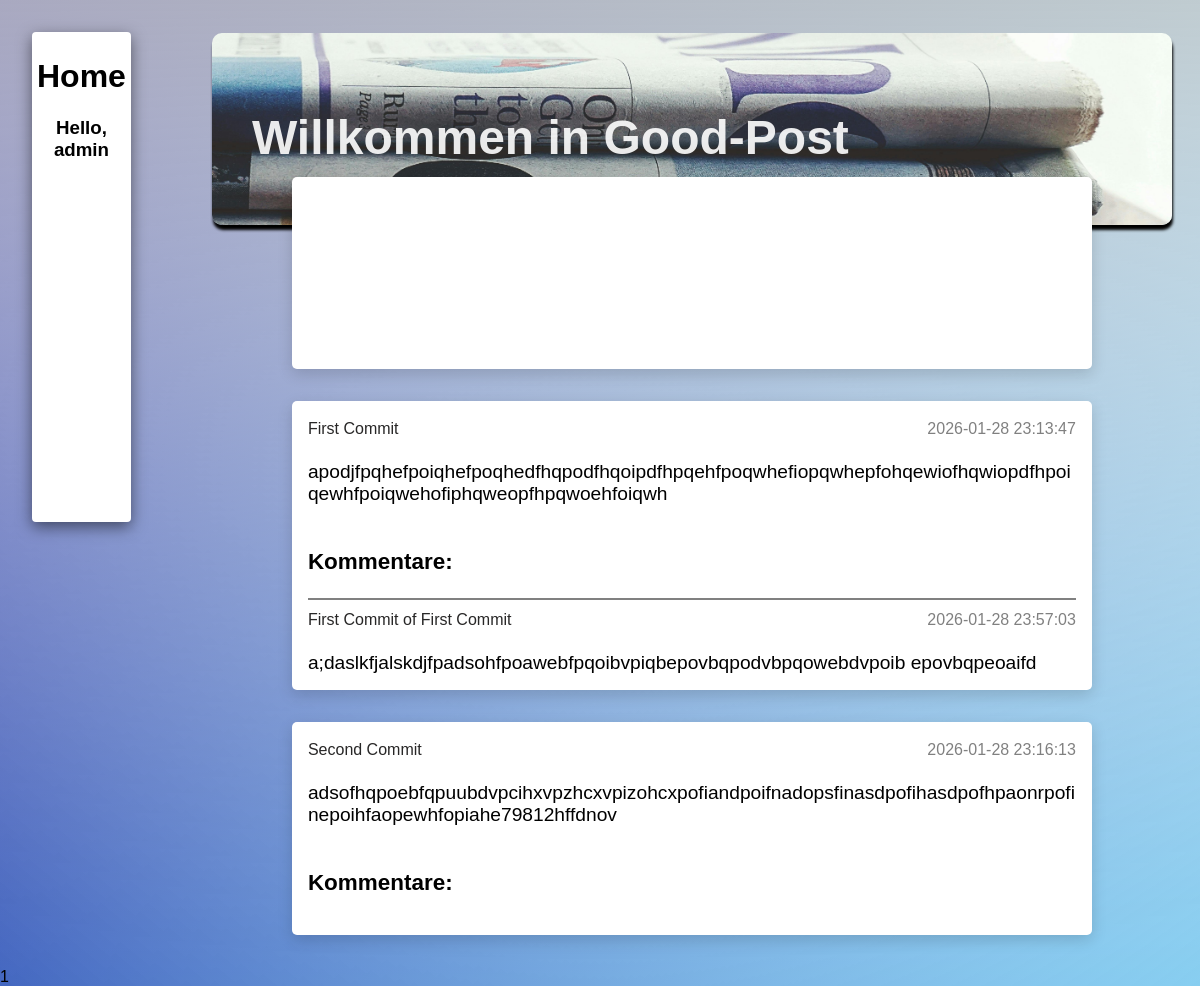
The app's page /root/dashboard.php (signed in) with its own data.
### tables this page shows
CREATE TABLE `posts` (
  `pid` int(11) NOT NULL,
  `title` varchar(255) NOT NULL,
  `content` text NOT NULL,
  `created` datetime NOT NULL,
  `uid` int(11) NOT NULL,
  `parent_id` int(11) DEFAULT NULL
);

### classes/DatabaseConnection.class.php (called while the page is built, shortened)
<?php
class DatabaseConnection{
    private $db;
    public function __construct(){
        $this->db = new mysqli('localhost', self::DBUSERSCHOOL, self::DBPASSSCHOOL, self::DBUSERSCHOOL);
        $this->db->query("SET NAMES 'utf8mb4'");
        $this->db->query("SET CHARACTER SET 'utf8mb4'");
    }
    public function getDB(){
        return $this->db;
    }
}

### classes/News.class.php (the view, shortened to what this page needs)
<?php
class News{
    private $db;
    public function __construct(){
        include_once('DatabaseConnection.class.php');
        $dbc = new DatabaseConnection();
        $this->db = $dbc->getDB();
    }
    public function getHeader($username){
        $head = "
        <div class='panelcontainer'>
            <div class='postPanel'>
                <div class='postHeader'>
                    <h3>Willkommen in Good-Post</h3>
                </div>
                <div class='postUpload'>
                </div>";
        $postStmt = "SELECT * FROM posts WHERE parent_id IS NULL";
        $post = $this->db->query($postStmt);
        while($post && $row = $post->fetch_assoc()){
            $head .= "
                    <div class='postUploaded'>
                        <div class='postuploadedHeader'>
                            <div class='postLeft'>
                    ";
                    $userStmt = "SELECT user From userDB WHERE uid='$row[uid]'";
                    $user = $this->db->query($userStmt);
            $head .="
                                <span class='postTitle'>".$row['title']." </span>
                            </div>
                            <div class='postRight'>
                                <span class='created'> ".$row['created']." </span>
                            </div>
                        </div>
                        <br>
                        <span class='postContent'>".$row['content']."</span>
                        <br><br><h3>Kommentare:</h3>
            ";
            $kommentstmt = "SELECT * FROM posts WHERE parent_id='$row[pid]'";
            $kom = $this->db->query($kommentstmt);
            while($kom && $rowss = $kom->fetch_assoc()){
                $head .="
                    <div class='kommentare'>
                        <div class='postuploadedHeader'>
                            <div class='postLeft'>
                    ";
                $kommentuserstmt = "SELECT user From userDB WHERE uid='$rowss[uid]'";
                $komuser = $this->db->query($kommentuserstmt);
                $head .="
                                    <span class='postTitle'>".$rowss['title']." </span>
                                </div>
                                <div class='postRight'>
                                    <span class='created'> ".$rowss['created']." </span>
                                </div>
                            </div>
                            <br>
                            <span class='postContent'>".$rowss['content']."</span>
                ";
                $head .="</div>";
            }
            $head .="
                    </div>
                ";
        }
        $head .= "</div>
            <div class='userPanel'>
                <h1>Home</h1>
                <h3> Hello, ".$username."</h3>
            </div>
        </div>
        ";
        return print $head;
    }
}

### root/dashboard.php (shortened to what this page needs)
<?php
include ('../classes/HTMLPage.class.php');
include ('../classes/News.class.php');
$html = new HTMLPage();
$news = new News();
$user = $_SESSION['username'];
print $html->head('Good News');
print $news->getHeader($user);
print $html->foot();

### classes/HTMLPage.class.php
<?php
class HTMLPage{
public function head($title){
    $html= '<!DOCTYPE html>
<html lang="en">
    <head>
        <meta charset="UTF-8">
        <meta name="viewport" content="width=device-width, initial-scale=1.0">
        <link rel="stylesheet" href="../css/style.css?'.rand().'">
        <title>'.$title.'</title>
    </head>
    <body>
    ';
    return $html;
}
public function foot(){
    return '
    </body>
    </html>';
}
}

### css/style.css (style rules this page uses)
body { background: linear-gradient(darkgray, transparent), linear-gradient(to top left, skyblue, transparent), linear-gradient(to top right, darkblue, transparent); background-blend-mode: screen; font-family:Arial, Helvetica, sans-serif; background-attachment: fixed; }
html, body { margin: 0; padding: 0; height: 100%; }
.panelcontainer { display: flex; min-height: 100vh; min-width: 100vw; justify-content: flex-start; align-items: flex-start; flex-direction: row; box-sizing: border-box; padding: 2rem; }
.postPanel { height: 100%; width: 60em; text-align: center; border-radius: 10px; margin-left: 5rem; padding: 1px; order: 1; display: flex; flex-direction: column; align-items: center; justify-content: flex-start; color: white; }
.postHeader { height: 12rem; width: 100%; text-align: left; background-image: url("../img/Postheader.jpg"); background-size:cover; background-repeat: no-repeat; background-position-y: 35%; background-position-x: 5%; box-shadow: 1px 5px 3px black; border: transparent; border-radius: 10px; align-content: center; order: 0; font-size:1.5rem; }
.postHeader h3 { font-size: 2em; opacity: 0.9; margin-bottom: 2rem; padding-left: 2.5rem; }
.postUpload { height: 10rem; width: 80%; background: white; margin-top: -3rem; z-index: 2; border-radius: 5px; padding: 1rem; box-shadow: 0 5px 15px rgba(0,0,0,0.15); }
.postUploaded { height: 100%; width: 80%; background: white; margin-top: 2rem; color: black; border-radius: 5px; padding: 1rem; box-shadow: 0 5px 15px rgba(0,0,0,0.15); text-align: left; }
.postUploaded, span { word-wrap: break-word; font-size: 1.2rem; }
.postuploadedHeader { display: flex; justify-content: space-between; align-items: flex-starts; flex-direction: row; }
.postTitle { color: #282727; font-size: 1rem; }
.created { color: gray; font-size: 1rem; }
.kommentare { height: 100%; width: 100%; border-top: 2px solid gray; color: black; margin-top: 1rem; padding-top: 0.5rem; }
.userPanel { height: 30em; width: 17em; text-align: center; background-color: white; border: 5px solid transparent; box-shadow: 0 5px 15px rgba(0,0,0,0.5); border-radius: 4px; order: 0; }

### records on screen
posts: title "First Commit", created "2026-01-28 23:13:47", content "apodjfpqhefpoiqhefpoqhedfhqpodfhqoipdfhpqehfpoqwhefiopqwhepfohqewiofhqwiopdfhpoiqewhfpoiqwehofiphqweopfhpqwoehfoiqwh"
posts: title "First Commit of First Commit", created "2026-01-28 23:57:03", content "a;daslkfjalskdjfpadsohfpoawebfpqoibvpiqbepovbqpodvbpqowebdvpoib epovbqpeoaifd"
posts: title "Second Commit", created "2026-01-28 23:16:13", content "adsofhqpoebfqpuubdvpcihxvpzhcxvpizohcxpofiandpoifnadopsfinasdpofihasdpofhpaonrpofinepoihfaopewhfopiahe79812hffdnov"

### other values on screen
$username "admin"
$news->getHeader($user) "1"
